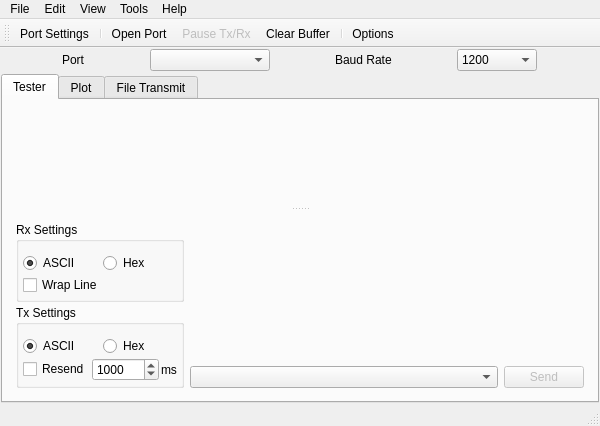
<?xml version="1.0" encoding="UTF-8"?>
<ui version="4.0">
 <author>官文亮</author>
 <class>SerialTool</class>
 <widget class="QMainWindow" name="SerialTool">
  <property name="geometry">
   <rect>
    <x>0</x>
    <y>0</y>
    <width>600</width>
    <height>426</height>
   </rect>
  </property>
  <property name="sizePolicy">
   <sizepolicy hsizetype="Preferred" vsizetype="Preferred">
    <horstretch>0</horstretch>
    <verstretch>0</verstretch>
   </sizepolicy>
  </property>
  <property name="windowTitle">
   <string notr="true">SerialTool</string>
  </property>
  <property name="windowIcon">
   <iconset resource="../resource/serialtool.qrc">
    <normaloff>:/SerialTool/images/icon.ico</normaloff>:/SerialTool/images/icon.ico</iconset>
  </property>
  <widget class="QWidget" name="centralWidget">
   <property name="sizePolicy">
    <sizepolicy hsizetype="Expanding" vsizetype="Expanding">
     <horstretch>0</horstretch>
     <verstretch>0</verstretch>
    </sizepolicy>
   </property>
   <property name="maximumSize">
    <size>
     <width>16777215</width>
     <height>16777215</height>
    </size>
   </property>
   <layout class="QVBoxLayout" name="verticalLayout_2">
    <property name="spacing">
     <number>3</number>
    </property>
    <property name="leftMargin">
     <number>1</number>
    </property>
    <property name="topMargin">
     <number>1</number>
    </property>
    <property name="rightMargin">
     <number>1</number>
    </property>
    <property name="bottomMargin">
     <number>1</number>
    </property>
    <item>
     <widget class="QWidget" name="portConfigWidget" native="true">
      <property name="enabled">
       <bool>true</bool>
      </property>
      <layout class="QHBoxLayout" name="horizontalLayout">
       <property name="leftMargin">
        <number>2</number>
       </property>
       <property name="topMargin">
        <number>0</number>
       </property>
       <property name="rightMargin">
        <number>2</number>
       </property>
       <property name="bottomMargin">
        <number>0</number>
       </property>
       <item>
        <widget class="QLabel" name="label">
         <property name="sizePolicy">
          <sizepolicy hsizetype="Fixed" vsizetype="Preferred">
           <horstretch>0</horstretch>
           <verstretch>0</verstretch>
          </sizepolicy>
         </property>
         <property name="text">
          <string>Port</string>
         </property>
        </widget>
       </item>
       <item>
        <widget class="QComboBox" name="comboBoxPortNum">
         <property name="sizePolicy">
          <sizepolicy hsizetype="Fixed" vsizetype="Fixed">
           <horstretch>0</horstretch>
           <verstretch>0</verstretch>
          </sizepolicy>
         </property>
         <property name="minimumSize">
          <size>
           <width>120</width>
           <height>0</height>
          </size>
         </property>
         <property name="maximumSize">
          <size>
           <width>120</width>
           <height>16777215</height>
          </size>
         </property>
         <property name="styleSheet">
          <string notr="true">width: 120px;</string>
         </property>
        </widget>
       </item>
       <item>
        <widget class="QLabel" name="label_2">
         <property name="sizePolicy">
          <sizepolicy hsizetype="Fixed" vsizetype="Preferred">
           <horstretch>0</horstretch>
           <verstretch>0</verstretch>
          </sizepolicy>
         </property>
         <property name="text">
          <string>Baud Rate</string>
         </property>
        </widget>
       </item>
       <item>
        <widget class="QComboBox" name="comboBoxBaudRate">
         <property name="sizePolicy">
          <sizepolicy hsizetype="Fixed" vsizetype="Fixed">
           <horstretch>0</horstretch>
           <verstretch>0</verstretch>
          </sizepolicy>
         </property>
         <property name="minimumSize">
          <size>
           <width>80</width>
           <height>0</height>
          </size>
         </property>
         <property name="maximumSize">
          <size>
           <width>80</width>
           <height>16777215</height>
          </size>
         </property>
         <property name="styleSheet">
          <string notr="true">width: 80px;</string>
         </property>
         <property name="currentText">
          <string notr="true">1200</string>
         </property>
         <property name="maxVisibleItems">
          <number>20</number>
         </property>
         <item>
          <property name="text">
           <string notr="true">1200</string>
          </property>
         </item>
         <item>
          <property name="text">
           <string notr="true">2400</string>
          </property>
         </item>
         <item>
          <property name="text">
           <string notr="true">4800</string>
          </property>
         </item>
         <item>
          <property name="text">
           <string notr="true">9600</string>
          </property>
         </item>
         <item>
          <property name="text">
           <string notr="true">19200</string>
          </property>
         </item>
         <item>
          <property name="text">
           <string notr="true">38400</string>
          </property>
         </item>
         <item>
          <property name="text">
           <string notr="true">57600</string>
          </property>
         </item>
         <item>
          <property name="text">
           <string notr="true">115200</string>
          </property>
         </item>
         <item>
          <property name="text">
           <string notr="true">128000</string>
          </property>
         </item>
         <item>
          <property name="text">
           <string notr="true">230400</string>
          </property>
         </item>
         <item>
          <property name="text">
           <string notr="true">256000</string>
          </property>
         </item>
         <item>
          <property name="text">
           <string notr="true">345600</string>
          </property>
         </item>
         <item>
          <property name="text">
           <string notr="true">460800</string>
          </property>
         </item>
         <item>
          <property name="text">
           <string notr="true">576000</string>
          </property>
         </item>
         <item>
          <property name="text">
           <string notr="true">921600</string>
          </property>
         </item>
         <item>
          <property name="text">
           <string notr="true">1843200</string>
          </property>
         </item>
        </widget>
       </item>
      </layout>
     </widget>
    </item>
    <item>
     <widget class="QTabWidget" name="tabWidget">
      <property name="sizePolicy">
       <sizepolicy hsizetype="Expanding" vsizetype="Expanding">
        <horstretch>0</horstretch>
        <verstretch>0</verstretch>
       </sizepolicy>
      </property>
      <property name="currentIndex">
       <number>0</number>
      </property>
      <widget class="QWidget" name="tabTester">
       <attribute name="title">
        <string>Tester</string>
       </attribute>
       <layout class="QVBoxLayout" name="verticalLayout">
        <property name="spacing">
         <number>2</number>
        </property>
        <property name="leftMargin">
         <number>2</number>
        </property>
        <property name="topMargin">
         <number>2</number>
        </property>
        <property name="rightMargin">
         <number>2</number>
        </property>
        <property name="bottomMargin">
         <number>2</number>
        </property>
        <item>
         <widget class="QSplitter" name="splitter">
          <property name="orientation">
           <enum>Qt::Vertical</enum>
          </property>
          <widget class="TextEdit" name="textEditRx" native="true">
           <property name="sizePolicy">
            <sizepolicy hsizetype="Preferred" vsizetype="Expanding">
             <horstretch>0</horstretch>
             <verstretch>1</verstretch>
            </sizepolicy>
           </property>
          </widget>
          <widget class="QWidget" name="layoutWidget">
           <layout class="QHBoxLayout" name="horizontalLayout_5">
            <item alignment="Qt::AlignBottom">
             <widget class="QWidget" name="widget_1" native="true">
              <property name="sizePolicy">
               <sizepolicy hsizetype="Fixed" vsizetype="Fixed">
                <horstretch>0</horstretch>
                <verstretch>0</verstretch>
               </sizepolicy>
              </property>
              <layout class="QVBoxLayout" name="verticalLayout_4">
               <property name="spacing">
                <number>3</number>
               </property>
               <property name="leftMargin">
                <number>0</number>
               </property>
               <property name="topMargin">
                <number>0</number>
               </property>
               <property name="rightMargin">
                <number>0</number>
               </property>
               <property name="bottomMargin">
                <number>0</number>
               </property>
               <item>
                <widget class="QGroupBox" name="groupBox">
                 <property name="sizePolicy">
                  <sizepolicy hsizetype="Preferred" vsizetype="Fixed">
                   <horstretch>0</horstretch>
                   <verstretch>0</verstretch>
                  </sizepolicy>
                 </property>
                 <property name="title">
                  <string>Rx Settings</string>
                 </property>
                 <layout class="QVBoxLayout" name="verticalLayout_5">
                  <property name="spacing">
                   <number>2</number>
                  </property>
                  <property name="leftMargin">
                   <number>4</number>
                  </property>
                  <property name="rightMargin">
                   <number>4</number>
                  </property>
                  <property name="bottomMargin">
                   <number>4</number>
                  </property>
                  <item>
                   <layout class="QHBoxLayout" name="horizontalLayout_3">
                    <item>
                     <widget class="QRadioButton" name="portReadAscii">
                      <property name="text">
                       <string notr="true">ASCII</string>
                      </property>
                      <property name="checked">
                       <bool>true</bool>
                      </property>
                     </widget>
                    </item>
                    <item>
                     <widget class="QRadioButton" name="portReadHex">
                      <property name="text">
                       <string notr="true">Hex</string>
                      </property>
                     </widget>
                    </item>
                   </layout>
                  </item>
                  <item>
                   <widget class="QCheckBox" name="wrapLineBox">
                    <property name="enabled">
                     <bool>true</bool>
                    </property>
                    <property name="text">
                     <string>Wrap Line</string>
                    </property>
                   </widget>
                  </item>
                 </layout>
                </widget>
               </item>
               <item>
                <widget class="QGroupBox" name="groupBox_2">
                 <property name="sizePolicy">
                  <sizepolicy hsizetype="Preferred" vsizetype="Fixed">
                   <horstretch>0</horstretch>
                   <verstretch>0</verstretch>
                  </sizepolicy>
                 </property>
                 <property name="title">
                  <string>Tx Settings</string>
                 </property>
                 <layout class="QVBoxLayout" name="verticalLayout_6">
                  <property name="spacing">
                   <number>2</number>
                  </property>
                  <property name="leftMargin">
                   <number>4</number>
                  </property>
                  <property name="rightMargin">
                   <number>4</number>
                  </property>
                  <property name="bottomMargin">
                   <number>4</number>
                  </property>
                  <item>
                   <layout class="QHBoxLayout" name="horizontalLayout_4">
                    <item>
                     <widget class="QRadioButton" name="portWriteAscii">
                      <property name="text">
                       <string notr="true">ASCII</string>
                      </property>
                      <property name="checked">
                       <bool>true</bool>
                      </property>
                     </widget>
                    </item>
                    <item>
                     <widget class="QRadioButton" name="portWriteHex">
                      <property name="text">
                       <string notr="true">Hex</string>
                      </property>
                     </widget>
                    </item>
                   </layout>
                  </item>
                  <item>
                   <layout class="QHBoxLayout" name="horizontalLayout_6">
                    <property name="spacing">
                     <number>2</number>
                    </property>
                    <item>
                     <widget class="QCheckBox" name="resendBox">
                      <property name="text">
                       <string>Resend</string>
                      </property>
                     </widget>
                    </item>
                    <item>
                     <widget class="QSpinBox" name="spinBoxStepTime">
                      <property name="minimum">
                       <number>10</number>
                      </property>
                      <property name="maximum">
                       <number>120000</number>
                      </property>
                      <property name="value">
                       <number>1000</number>
                      </property>
                     </widget>
                    </item>
                    <item>
                     <widget class="QLabel" name="label_3">
                      <property name="text">
                       <string>ms</string>
                      </property>
                     </widget>
                    </item>
                   </layout>
                  </item>
                 </layout>
                </widget>
               </item>
              </layout>
             </widget>
            </item>
            <item>
             <layout class="QGridLayout" name="gridLayout_3">
              <property name="verticalSpacing">
               <number>3</number>
              </property>
              <item row="2" column="1">
               <widget class="QPushButton" name="sendButton">
                <property name="enabled">
                 <bool>false</bool>
                </property>
                <property name="sizePolicy">
                 <sizepolicy hsizetype="Fixed" vsizetype="Fixed">
                  <horstretch>0</horstretch>
                  <verstretch>0</verstretch>
                 </sizepolicy>
                </property>
                <property name="toolTip">
                 <string>Ctrl+Enter</string>
                </property>
                <property name="text">
                 <string>Send</string>
                </property>
                <property name="shortcut">
                 <string>Ctrl+Return</string>
                </property>
               </widget>
              </item>
              <item row="2" column="0">
               <widget class="QComboBox" name="comboBox"/>
              </item>
              <item row="0" column="0" colspan="2">
               <widget class="TextEdit" name="textEditTx" native="true">
                <property name="sizePolicy">
                 <sizepolicy hsizetype="Preferred" vsizetype="Ignored">
                  <horstretch>0</horstretch>
                  <verstretch>0</verstretch>
                 </sizepolicy>
                </property>
               </widget>
              </item>
             </layout>
            </item>
           </layout>
          </widget>
         </widget>
        </item>
       </layout>
      </widget>
      <widget class="QWidget" name="tabOsc">
       <attribute name="title">
        <string>Plot</string>
       </attribute>
       <widget class="Oscilloscope" name="oscPlot" native="true">
        <property name="geometry">
         <rect>
          <x>0</x>
          <y>0</y>
          <width>592</width>
          <height>297</height>
         </rect>
        </property>
       </widget>
      </widget>
      <widget class="QWidget" name="tabFileTrans">
       <attribute name="title">
        <string>File Transmit</string>
       </attribute>
       <layout class="QHBoxLayout" name="horizontalLayout_2">
        <property name="spacing">
         <number>0</number>
        </property>
        <property name="leftMargin">
         <number>0</number>
        </property>
        <property name="topMargin">
         <number>0</number>
        </property>
        <property name="rightMargin">
         <number>0</number>
        </property>
        <property name="bottomMargin">
         <number>0</number>
        </property>
        <item>
         <widget class="FileTransferView" name="fileTransfer" native="true"/>
        </item>
       </layout>
      </widget>
     </widget>
    </item>
   </layout>
  </widget>
  <widget class="QMenuBar" name="menuBar">
   <property name="geometry">
    <rect>
     <x>0</x>
     <y>0</y>
     <width>600</width>
     <height>23</height>
    </rect>
   </property>
   <widget class="QMenu" name="menu">
    <property name="title">
     <string>File</string>
    </property>
    <addaction name="actionSave"/>
    <addaction name="separator"/>
    <addaction name="actionClose"/>
   </widget>
   <widget class="QMenu" name="menu_2">
    <property name="title">
     <string>Tools</string>
    </property>
    <addaction name="actionOption"/>
    <addaction name="actionVedioBox"/>
   </widget>
   <widget class="QMenu" name="menu_3">
    <property name="title">
     <string>Edit</string>
    </property>
    <addaction name="portSwitchAction"/>
    <addaction name="portRunAction"/>
    <addaction name="clearAction"/>
    <addaction name="separator"/>
    <addaction name="portSetAction"/>
   </widget>
   <widget class="QMenu" name="menu_4">
    <property name="title">
     <string>View</string>
    </property>
    <addaction name="actionVisibleTab0"/>
    <addaction name="actionVisibleTab1"/>
    <addaction name="separator"/>
    <addaction name="actionVisibleToolbar"/>
    <addaction name="actionVisibleStatusBar"/>
   </widget>
   <widget class="QMenu" name="menu_5">
    <property name="title">
     <string>Help</string>
    </property>
    <addaction name="actionAbout"/>
   </widget>
   <addaction name="menu"/>
   <addaction name="menu_3"/>
   <addaction name="menu_4"/>
   <addaction name="menu_2"/>
   <addaction name="menu_5"/>
  </widget>
  <widget class="QToolBar" name="toolBar1">
   <property name="windowTitle">
    <string>Tool Bar</string>
   </property>
   <property name="allowedAreas">
    <set>Qt::BottomToolBarArea|Qt::TopToolBarArea</set>
   </property>
   <attribute name="toolBarArea">
    <enum>TopToolBarArea</enum>
   </attribute>
   <attribute name="toolBarBreak">
    <bool>false</bool>
   </attribute>
   <addaction name="portSetAction"/>
   <addaction name="separator"/>
   <addaction name="portSwitchAction"/>
   <addaction name="portRunAction"/>
   <addaction name="clearAction"/>
   <addaction name="separator"/>
   <addaction name="actionOption"/>
  </widget>
  <widget class="QStatusBar" name="statusBar"/>
  <action name="actionSave">
   <property name="icon">
    <iconset resource="../resource/serialtool.qrc">
     <normaloff>:/SerialTool/images/save.ico</normaloff>:/SerialTool/images/save.ico</iconset>
   </property>
   <property name="text">
    <string>Save</string>
   </property>
   <property name="shortcut">
    <string>Ctrl+S</string>
   </property>
  </action>
  <action name="actionOption">
   <property name="icon">
    <iconset resource="../resource/serialtool.qrc">
     <normaloff>:/SerialTool/images/config.ico</normaloff>:/SerialTool/images/config.ico</iconset>
   </property>
   <property name="text">
    <string>Options</string>
   </property>
  </action>
  <action name="portSwitchAction">
   <property name="icon">
    <iconset resource="../resource/serialtool.qrc">
     <normaloff>:/SerialTool/images/connect.png</normaloff>:/SerialTool/images/connect.png</iconset>
   </property>
   <property name="text">
    <string>Open Port</string>
   </property>
   <property name="shortcut">
    <string>Alt+S</string>
   </property>
  </action>
  <action name="portRunAction">
   <property name="enabled">
    <bool>false</bool>
   </property>
   <property name="icon">
    <iconset resource="../resource/serialtool.qrc">
     <normaloff>:/SerialTool/images/pause.ico</normaloff>
     <activeoff>:/SerialTool/images/pause.png</activeoff>:/SerialTool/images/pause.ico</iconset>
   </property>
   <property name="text">
    <string>Pause Tx/Rx</string>
   </property>
   <property name="shortcut">
    <string>Alt+R</string>
   </property>
  </action>
  <action name="clearAction">
   <property name="icon">
    <iconset resource="../resource/serialtool.qrc">
     <normaloff>:/SerialTool/images/clear.png</normaloff>:/SerialTool/images/clear.png</iconset>
   </property>
   <property name="text">
    <string>Clear Buffer</string>
   </property>
   <property name="shortcut">
    <string>Alt+C</string>
   </property>
  </action>
  <action name="portSetAction">
   <property name="icon">
    <iconset resource="../resource/serialtool.qrc">
     <normaloff>:/SerialTool/images/port config.png</normaloff>:/SerialTool/images/port config.png</iconset>
   </property>
   <property name="text">
    <string>Port Settings</string>
   </property>
  </action>
  <action name="actionClose">
   <property name="icon">
    <iconset resource="../resource/serialtool.qrc">
     <normaloff>:/SerialTool/images/exit.ico</normaloff>:/SerialTool/images/exit.ico</iconset>
   </property>
   <property name="text">
    <string>Close</string>
   </property>
  </action>
  <action name="actionVisibleToolbar">
   <property name="checkable">
    <bool>true</bool>
   </property>
   <property name="checked">
    <bool>true</bool>
   </property>
   <property name="text">
    <string>Tool Bar</string>
   </property>
  </action>
  <action name="actionVisibleTab0">
   <property name="checkable">
    <bool>true</bool>
   </property>
   <property name="text">
    <string>Tester</string>
   </property>
   <property name="toolTip">
    <string>Tester</string>
   </property>
  </action>
  <action name="actionVisibleTab1">
   <property name="checkable">
    <bool>true</bool>
   </property>
   <property name="text">
    <string>Plot</string>
   </property>
  </action>
  <action name="actionVisibleStatusBar">
   <property name="checkable">
    <bool>true</bool>
   </property>
   <property name="checked">
    <bool>true</bool>
   </property>
   <property name="text">
    <string>Status Bar</string>
   </property>
  </action>
  <action name="actionAbout">
   <property name="text">
    <string>About</string>
   </property>
   <property name="shortcut">
    <string>F1</string>
   </property>
  </action>
  <action name="actionVedioBox">
   <property name="text">
    <string>Vedio Box</string>
   </property>
  </action>
 </widget>
 <layoutdefault spacing="6" margin="11"/>
 <customwidgets>
  <customwidget>
   <class>TextEdit</class>
   <extends>QWidget</extends>
   <header>textedit.h</header>
   <container>1</container>
  </customwidget>
  <customwidget>
   <class>Oscilloscope</class>
   <extends>QWidget</extends>
   <header>oscilloscope.h</header>
   <container>1</container>
  </customwidget>
  <customwidget>
   <class>FileTransferView</class>
   <extends>QWidget</extends>
   <header>filetransferview.h</header>
   <container>1</container>
  </customwidget>
 </customwidgets>
 <resources>
  <include location="../resource/serialtool.qrc"/>
 </resources>
 <connections/>
</ui>
